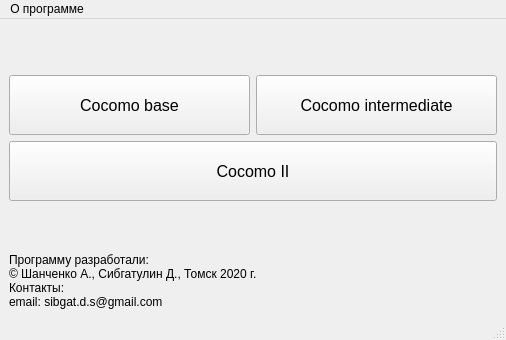
<?xml version="1.0" encoding="UTF-8"?>
<ui version="4.0">
 <class>MainWindow</class>
 <widget class="QMainWindow" name="MainWindow">
  <property name="geometry">
   <rect>
    <x>0</x>
    <y>0</y>
    <width>506</width>
    <height>340</height>
   </rect>
  </property>
  <property name="windowTitle">
   <string>Cocomo welcome</string>
  </property>
  <widget class="QWidget" name="centralwidget">
   <layout class="QVBoxLayout" name="verticalLayout">
    <item>
     <spacer name="verticalSpacer">
      <property name="orientation">
       <enum>Qt::Vertical</enum>
      </property>
      <property name="sizeHint" stdset="0">
       <size>
        <width>20</width>
        <height>40</height>
       </size>
      </property>
     </spacer>
    </item>
    <item>
     <layout class="QHBoxLayout" name="horizontalLayout">
      <item>
       <widget class="QPushButton" name="pushButton">
        <property name="minimumSize">
         <size>
          <width>0</width>
          <height>60</height>
         </size>
        </property>
        <property name="font">
         <font>
          <pointsize>12</pointsize>
         </font>
        </property>
        <property name="text">
         <string>Cocomo base</string>
        </property>
       </widget>
      </item>
      <item>
       <widget class="QPushButton" name="pushButton_2">
        <property name="minimumSize">
         <size>
          <width>0</width>
          <height>60</height>
         </size>
        </property>
        <property name="font">
         <font>
          <pointsize>12</pointsize>
         </font>
        </property>
        <property name="text">
         <string>Cocomo intermediate</string>
        </property>
       </widget>
      </item>
     </layout>
    </item>
    <item>
     <widget class="QPushButton" name="pushButton_3">
      <property name="minimumSize">
       <size>
        <width>0</width>
        <height>60</height>
       </size>
      </property>
      <property name="font">
       <font>
        <pointsize>12</pointsize>
       </font>
      </property>
      <property name="text">
       <string>Cocomo II</string>
      </property>
     </widget>
    </item>
    <item>
     <spacer name="verticalSpacer_2">
      <property name="orientation">
       <enum>Qt::Vertical</enum>
      </property>
      <property name="sizeHint" stdset="0">
       <size>
        <width>20</width>
        <height>40</height>
       </size>
      </property>
     </spacer>
    </item>
    <item>
     <widget class="QLabel" name="label">
      <property name="text">
       <string>Программу разработали: 
© Шанченко А., Сибгатулин Д., Томск 2020 г.
Контакты:
email: sibgat.d.s@gmail.com</string>
      </property>
     </widget>
    </item>
   </layout>
  </widget>
  <widget class="QStatusBar" name="statusbar"/>
  <widget class="QMenuBar" name="menuBar">
   <property name="geometry">
    <rect>
     <x>0</x>
     <y>0</y>
     <width>506</width>
     <height>21</height>
    </rect>
   </property>
   <widget class="QMenu" name="menu">
    <property name="title">
     <string>О программе</string>
    </property>
    <addaction name="action_3"/>
    <addaction name="action"/>
    <addaction name="action_4"/>
   </widget>
   <addaction name="menu"/>
  </widget>
  <action name="action_2">
   <property name="text">
    <string>Справка</string>
   </property>
  </action>
  <action name="action_3">
   <property name="checkable">
    <bool>true</bool>
   </property>
   <property name="text">
    <string>Разработчики</string>
   </property>
  </action>
  <action name="action_4">
   <property name="text">
    <string>Лицензия</string>
   </property>
  </action>
  <action name="action">
   <property name="text">
    <string>Справка</string>
   </property>
  </action>
 </widget>
 <resources/>
 <connections/>
</ui>
